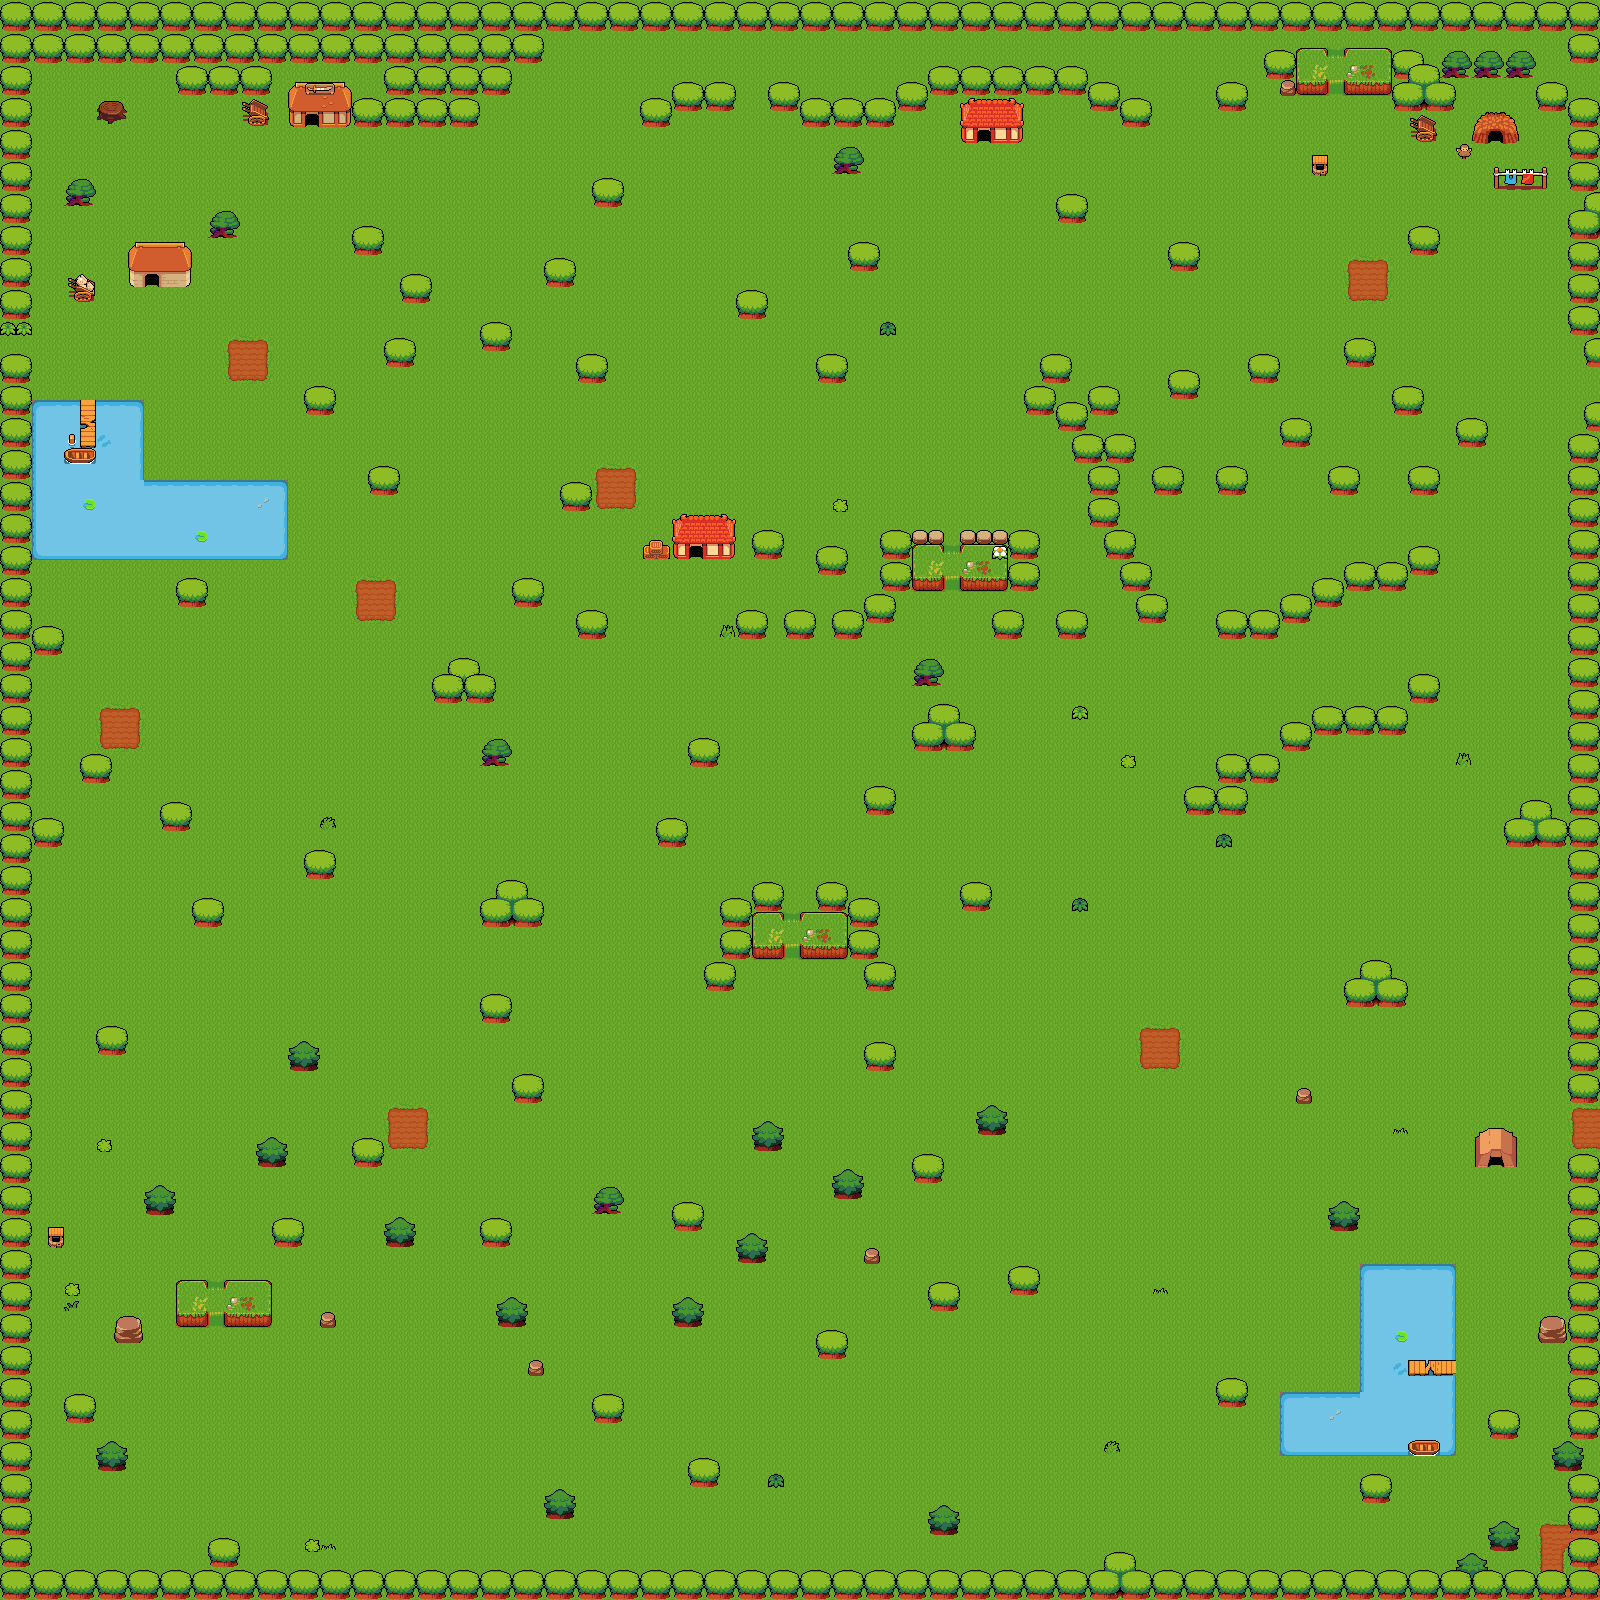

Tiled map render using the project's own tile images. Description and the map definition, with tile-layer contents summarised, below:
An orthogonal 100x100 tile map with 16x16 px tiles, 4 tile layers (tiles, details, above, details-2), 2 hidden layers not drawn and 15 objects (2x 1, 0, 2x 5, 6, 2x 1, 22, fisher_two, 6, 6, ...).

<map version="1.0" orientation="orthogonal" renderorder="right-down" width="100" height="100" tilewidth="16" tileheight="16" nextobjectid="27">
 <tileset firstgid="1" name="tileset" tilewidth="16" tileheight="16" tilecount="1120" columns="28">
  <image source="tileset.png" width="448" height="640" />
 </tileset>
 <layer name="tiles" width="100" height="100">
  <data>[10000 cells, 10000 non-empty, 14 distinct tile ids]</data>
 </layer>
 <layer name="details" width="100" height="100">
  <data>[10000 cells, 1715 non-empty, 120 distinct tile ids]</data>
 </layer>
 <layer name="above" width="100" height="100">
  <data>[10000 cells, 226 non-empty, 46 distinct tile ids]</data>
 </layer>
 <layer name="details-2" width="100" height="100">
  <data>[10000 cells, 14 non-empty, 8 distinct tile ids]</data>
 </layer>
 <layer name="Collision-Layer" width="100" height="100" visible="0" opacity="0.5">
  <data>[10000 cells, 1849 non-empty, 15 distinct tile ids]</data>
 </layer>
 <objectgroup name="Entity-Layer">
  <object id="17" name="farmer" type="1, 0" x="896" y="688" width="16" height="16" />
  <object id="19" name="fisher" type="1, 0" x="1408" y="1360" width="16" height="16" />
  <object id="21" name="fisher_two" x="80" y="432" width="16" height="16" />
 </objectgroup>
 <objectgroup name="Teleport-Layer">
  <object id="1" name="shack" type="5, 6" x="1488" y="128" width="16" height="16" />
  <object id="2" name="black_smith_west_forest" type="5, 6" x="304" y="112" width="16" height="16" />
  <object id="3" name="farmer_west_forest" type="6, 6" x="144" y="272" width="16" height="16" />
  <object id="6" name="level01" type="1, 22" x="1584" y="368" width="16" height="16" />
  <object id="7" name="level01" type="1, 22" x="1584" y="384" width="16" height="16" />
  <object id="9" name="west_forest_tent" type="9, 9" x="1488" y="1152" width="16" height="16" />
  <object id="10" name="center_house_west_forest" type="6, 9" x="688" y="544" width="16" height="16" />
  <object id="11" name="west_forest_west_entrance" type="24,11" x="0" y="336" width="16" height="16" />
  <object id="23" name="hidden_lake" type="0,7" x="1584" y="1104" width="16" height="16" />
  <object id="24" name="hidden_lake" type="0,8" x="1584" y="1120" width="16" height="16" />
  <object id="25" name="hidden_lake" type="0,9" x="1584" y="1136" width="16" height="16" />
  <object id="26" name="middle_house" type="7,8" x="976" y="128" width="16" height="16" />
 </objectgroup>
 <layer name="Water-Layer" width="100" height="100" visible="0" opacity="0.5">
  <data>[10000 cells, 142 non-empty, 1 distinct tile ids]</data>
 </layer>
</map>
